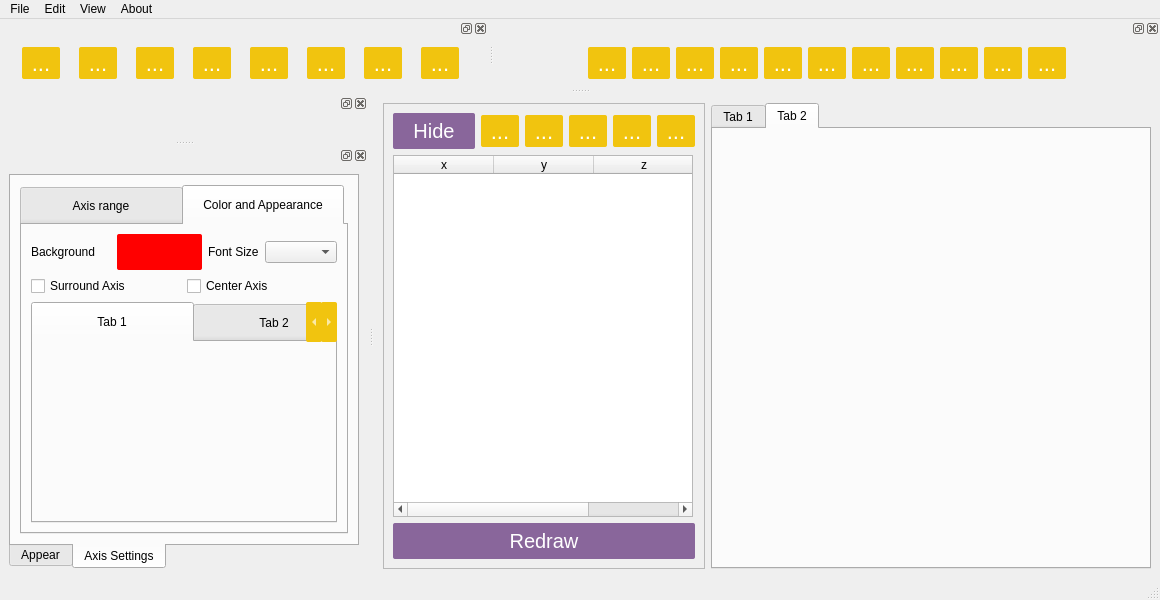
<?xml version="1.0" encoding="UTF-8"?>
<ui version="4.0">
 <class>MainWindow</class>
 <widget class="QMainWindow" name="MainWindow">
  <property name="geometry">
   <rect>
    <x>0</x>
    <y>0</y>
    <width>1160</width>
    <height>600</height>
   </rect>
  </property>
  <property name="windowTitle">
   <string>MainWindow</string>
  </property>
  <property name="styleSheet">
   <string notr="true">QMainWindow{
  text-align: center; 
}


QToolButton{
  position: relative;
  border: none;
  outline:none;
  cursor:pointer;
  cursor: hand;
  background: #F1C40F;
  color: white;
  padding: 2px 2px;
  border-radius: 2px;
  font-size: 22px;
  -webkit-box-shadow: 0 0 4px rgba(0,0,0, .75);
   -moz-box-shadow: 0 0 4px rgba(0,0,0, .75);
   box-shadow: 0 0 4px rgba(0,0,0, .75);
}
QToolButton:hover:!pressed{
  position: relative;
  border: none;
  outline:none;
  cursor:pointer;
  cursor: hand;
  background: #d8ae01;
  color: white;
  padding: 2px 2px;
  border-radius: 2px;
  font-size: 22px;
  -webkit-box-shadow: 0 0 4px rgba(0,0,0, .75);
   -moz-box-shadow: 0 0 4px rgba(0,0,0, .75);
   box-shadow: 0 0 4px rgba(0,0,0, .75);
}
QToolButton:pressed{
  position: relative;
  border: none;
  outline:none;
  cursor:pointer;
  cursor: hand;
  background: #fbd334;
  color: white;
  padding: 2px 2px;
  border-radius: 2px;
  font-size: 22px;
  -webkit-box-shadow: 0 0 4px rgba(0,0,0, .75);
   -moz-box-shadow: 0 0 4px rgba(0,0,0, .75);
   box-shadow: 0 0 4px rgba(0,0,0, .75);
}
QPushButton{
  position: relative;
  border: none;
  outline:none;
  cursor:pointer;
  cursor: hand;
  background: #89669b;
  color: white;
  padding: 6px 20px;
  border-radius: 2px;
  font-size: 20px;
  -webkit-box-shadow: 0 0 4px rgba(0,0,0, .75);
   -moz-box-shadow: 0 0 4px rgba(0,0,0, .75);
   box-shadow: 0 0 4px rgba(0,0,0, .75);
}
QPushButton:hover{
  position: relative;
  border: none;
  outline:none;
  cursor:pointer;
  cursor: hand;
  background: #745385;
  color: white;
  padding: 6px 20px;
  border-radius: 2px;
  font-size:20px;
  -webkit-box-shadow: 0 0 4px rgba(0,0,0, .75);
   -moz-box-shadow: 0 0 4px rgba(0,0,0, .75);
   box-shadow: 0 0 4px rgba(0,0,0, .75);
}
QPushButton:pressed{
  position: relative;
  border: none;
  outline:none;
  cursor:pointer;
  cursor: hand;
  background: #9d74b2;
  color: white;
  padding: 6px 20px;
  border-radius: 2px;
  font-size: 20px;
  -webkit-box-shadow: 0 0 4px rgba(0,0,0, .75);
   -moz-box-shadow: 0 0 4px rgba(0,0,0, .75);
   box-shadow: 0 0 4px rgba(0,0,0, .75);
}
</string>
  </property>
  <widget class="QWidget" name="centralwidget">
   <layout class="QHBoxLayout" name="horizontalLayout_3">
    <item>
     <widget class="QFrame" name="frame">
      <property name="frameShape">
       <enum>QFrame::StyledPanel</enum>
      </property>
      <property name="frameShadow">
       <enum>QFrame::Raised</enum>
      </property>
      <layout class="QVBoxLayout" name="verticalLayout_5">
       <item>
        <layout class="QHBoxLayout" name="horizontalLayout_5">
         <item>
          <widget class="QPushButton" name="pushButton_3">
           <property name="styleSheet">
            <string notr="true">.button {
  background: orange;
  outline: none;
  color: white;
  border: none;
  border-radius: 0.25em;
  padding: 0.75em 2em;
  line-height: 1;
  box-shadow: 0 0 0.25em rgba(0,0,0,0.5);
  text-shadow: 0 0 0.25em rgba(0,0,0,0.5);
  font-size: 1.5rem;
}
.button-white {
  background: white;
  color: orange;
}
.button-round {
  border-radius: 100%;
  padding: 0.75em;
  width: 3em;
  height: 3em;
}
.button-ripple {
  position: relative;
  overflow: hidden;
  transform: translate(0);
}
.button-ripple_content {
  position: relative;
  z-index: 1;
}
.button-ripple_ripples {
  position: absolute;
  top: 0;
  left: 0;
}
.button-ripple_ripple{
  display: block;
  position: absolute;
  border-radius: 100%;
  width: 1em;
  height: 1em;
  margin: -0.5em 0 0 -0.5em;
  transform: scale(0);

  top: 0;
  left: 0;

  animation: ripple-animation 2s;
}

@keyframes ripple-animation {
    from {
      transform: scale3d(1,1,1);
      opacity: 0.8;
    }
    to {
      transform: scale3d(100,100,1);
      opacity: 0;
    }
}

/* Make things perty */
html {  height: 100%;}
body { font-family: 'Source Sans Pro', Helvetica, Arial, sans-serif; background: url(http://www.jmchristensendesign.com/wp-content/themes/jmcdsn/images/intro_default-background.jpg); color: #fff; height: 100%; padding-top: 2em; text-align: center;}
h1, h2{ margin: 0; text-transform: uppercase;text-shadow: 0 0 0.5em black;}
h2 { font-weight: 300}
input { border: 1px solid #666; background: #333; color: #fff; padding: 0.5em; box-shadow: none; outline: none !important; margin: 1em  auto; text-align: center;}
a { color: orange; text-decoration: none; transition: color 250ms ease-in-out;}
a:hover { color: yellow;}
.container { display:block; margin: 2em 0;}</string>
           </property>
           <property name="text">
            <string>Hide</string>
           </property>
          </widget>
         </item>
         <item>
          <widget class="QToolButton" name="toolButton_7">
           <property name="text">
            <string>...</string>
           </property>
          </widget>
         </item>
         <item>
          <widget class="QToolButton" name="toolButton_9">
           <property name="text">
            <string>...</string>
           </property>
          </widget>
         </item>
         <item>
          <widget class="QToolButton" name="toolButton_8">
           <property name="text">
            <string>...</string>
           </property>
          </widget>
         </item>
         <item>
          <widget class="QToolButton" name="toolButton_6">
           <property name="text">
            <string>...</string>
           </property>
          </widget>
         </item>
         <item>
          <widget class="QToolButton" name="toolButton_5">
           <property name="text">
            <string>...</string>
           </property>
          </widget>
         </item>
        </layout>
       </item>
       <item>
        <widget class="QTableWidget" name="tableWidget">
         <property name="sizePolicy">
          <sizepolicy hsizetype="Fixed" vsizetype="Expanding">
           <horstretch>0</horstretch>
           <verstretch>0</verstretch>
          </sizepolicy>
         </property>
         <property name="minimumSize">
          <size>
           <width>300</width>
           <height>0</height>
          </size>
         </property>
         <property name="styleSheet">
          <string notr="true">.button {
  background: orange;
  outline: none;
  color: white;
  border: none;
  border-radius: 0.25em;
  padding: 0.75em 2em;
  line-height: 1;
  box-shadow: 0 0 0.25em rgba(0,0,0,0.5);
  text-shadow: 0 0 0.25em rgba(0,0,0,0.5);
  font-size: 1.5rem;
}
.button-white {
  background: white;
  color: orange;
}
.button-round {
  border-radius: 100%;
  padding: 0.75em;
  width: 3em;
  height: 3em;
}
.button-ripple {
  position: relative;
  overflow: hidden;
  transform: translate(0);
}
.button-ripple_content {
  position: relative;
  z-index: 1;
}
.button-ripple_ripples {
  position: absolute;
  top: 0;
  left: 0;
}
.button-ripple_ripple{
  display: block;
  position: absolute;
  border-radius: 100%;
  width: 1em;
  height: 1em;
  margin: -0.5em 0 0 -0.5em;
  transform: scale(0);

  top: 0;
  left: 0;

  animation: ripple-animation 2s;
}

@keyframes ripple-animation {
    from {
      transform: scale3d(1,1,1);
      opacity: 0.8;
    }
    to {
      transform: scale3d(100,100,1);
      opacity: 0;
    }
}

/* Make things perty */
html {  height: 100%;}
body { font-family: 'Source Sans Pro', Helvetica, Arial, sans-serif; background: url(http://www.jmchristensendesign.com/wp-content/themes/jmcdsn/images/intro_default-background.jpg); color: #fff; height: 100%; padding-top: 2em; text-align: center;}
h1, h2{ margin: 0; text-transform: uppercase;text-shadow: 0 0 0.5em black;}
h2 { font-weight: 300}
input { border: 1px solid #666; background: #333; color: #fff; padding: 0.5em; box-shadow: none; outline: none !important; margin: 1em  auto; text-align: center;}
a { color: orange; text-decoration: none; transition: color 250ms ease-in-out;}
a:hover { color: yellow;}
.container { display:block; margin: 2em 0;}</string>
         </property>
         <column>
          <property name="text">
           <string>x</string>
          </property>
         </column>
         <column>
          <property name="text">
           <string>y</string>
          </property>
         </column>
         <column>
          <property name="text">
           <string>z</string>
          </property>
         </column>
        </widget>
       </item>
       <item>
        <widget class="QPushButton" name="pushButton_21">
         <property name="text">
          <string>Redraw</string>
         </property>
        </widget>
       </item>
      </layout>
     </widget>
    </item>
    <item>
     <layout class="QVBoxLayout" name="verticalLayout_6">
      <item>
       <widget class="QTabWidget" name="tabWidget">
        <property name="currentIndex">
         <number>1</number>
        </property>
        <widget class="QWidget" name="tab">
         <attribute name="title">
          <string>Tab 1</string>
         </attribute>
        </widget>
        <widget class="QWidget" name="tab_2">
         <attribute name="title">
          <string>Tab 2</string>
         </attribute>
        </widget>
       </widget>
      </item>
     </layout>
    </item>
   </layout>
  </widget>
  <widget class="QMenuBar" name="menubar">
   <property name="geometry">
    <rect>
     <x>0</x>
     <y>0</y>
     <width>1160</width>
     <height>25</height>
    </rect>
   </property>
   <widget class="QMenu" name="menuFile">
    <property name="title">
     <string>File</string>
    </property>
    <addaction name="actionNew_Project"/>
    <addaction name="actionSave"/>
    <addaction name="actionSave_As"/>
   </widget>
   <widget class="QMenu" name="menuEdit">
    <property name="title">
     <string>Edit</string>
    </property>
   </widget>
   <widget class="QMenu" name="menuView">
    <property name="title">
     <string>View</string>
    </property>
   </widget>
   <widget class="QMenu" name="menuAbout">
    <property name="title">
     <string>About</string>
    </property>
   </widget>
   <addaction name="menuFile"/>
   <addaction name="menuEdit"/>
   <addaction name="menuView"/>
   <addaction name="menuAbout"/>
  </widget>
  <widget class="QStatusBar" name="statusbar"/>
  <widget class="QDockWidget" name="dockWidget">
   <attribute name="dockWidgetArea">
    <number>1</number>
   </attribute>
   <widget class="QWidget" name="dockWidgetContents">
    <layout class="QHBoxLayout" name="horizontalLayout_2">
     <item>
      <layout class="QVBoxLayout" name="verticalLayout"/>
     </item>
    </layout>
   </widget>
  </widget>
  <widget class="QDockWidget" name="dockWidget_2">
   <attribute name="dockWidgetArea">
    <number>1</number>
   </attribute>
   <widget class="QWidget" name="dockWidgetContents_2">
    <layout class="QVBoxLayout" name="verticalLayout_4">
     <item>
      <layout class="QVBoxLayout" name="verticalLayout_2">
       <item>
        <widget class="QTabWidget" name="tabWidget_2">
         <property name="sizePolicy">
          <sizepolicy hsizetype="Ignored" vsizetype="Expanding">
           <horstretch>0</horstretch>
           <verstretch>0</verstretch>
          </sizepolicy>
         </property>
         <property name="minimumSize">
          <size>
           <width>350</width>
           <height>0</height>
          </size>
         </property>
         <property name="maximumSize">
          <size>
           <width>16777215</width>
           <height>16777215</height>
          </size>
         </property>
         <property name="autoFillBackground">
          <bool>false</bool>
         </property>
         <property name="tabPosition">
          <enum>QTabWidget::South</enum>
         </property>
         <property name="tabShape">
          <enum>QTabWidget::Rounded</enum>
         </property>
         <property name="currentIndex">
          <number>1</number>
         </property>
         <property name="iconSize">
          <size>
           <width>16</width>
           <height>25</height>
          </size>
         </property>
         <property name="elideMode">
          <enum>Qt::ElideNone</enum>
         </property>
         <property name="tabsClosable">
          <bool>false</bool>
         </property>
         <property name="movable">
          <bool>true</bool>
         </property>
         <widget class="QWidget" name="tab_3">
          <attribute name="title">
           <string>Appear</string>
          </attribute>
          <layout class="QVBoxLayout" name="verticalLayout_8">
           <item>
            <widget class="QGroupBox" name="groupBox_2">
             <property name="sizePolicy">
              <sizepolicy hsizetype="Preferred" vsizetype="Fixed">
               <horstretch>0</horstretch>
               <verstretch>0</verstretch>
              </sizepolicy>
             </property>
             <property name="minimumSize">
              <size>
               <width>0</width>
               <height>50</height>
              </size>
             </property>
             <property name="title">
              <string>Graph</string>
             </property>
             <layout class="QHBoxLayout" name="horizontalLayout_12">
              <item>
               <layout class="QHBoxLayout" name="horizontalLayout_7">
                <item>
                 <widget class="QComboBox" name="comboBox"/>
                </item>
                <item>
                 <widget class="QComboBox" name="comboBox_3"/>
                </item>
                <item>
                 <widget class="QComboBox" name="comboBox_2"/>
                </item>
               </layout>
              </item>
             </layout>
            </widget>
           </item>
           <item>
            <widget class="QGroupBox" name="groupBox">
             <property name="title">
              <string>Appearance</string>
             </property>
             <layout class="QVBoxLayout" name="verticalLayout_7">
              <item>
               <layout class="QHBoxLayout" name="horizontalLayout_8">
                <item>
                 <widget class="QLabel" name="label">
                  <property name="text">
                   <string>Resolution</string>
                  </property>
                 </widget>
                </item>
                <item>
                 <widget class="QSlider" name="horizontalSlider">
                  <property name="orientation">
                   <enum>Qt::Horizontal</enum>
                  </property>
                  <property name="invertedAppearance">
                   <bool>false</bool>
                  </property>
                  <property name="invertedControls">
                   <bool>false</bool>
                  </property>
                  <property name="tickPosition">
                   <enum>QSlider::NoTicks</enum>
                  </property>
                 </widget>
                </item>
               </layout>
              </item>
              <item>
               <layout class="QHBoxLayout" name="horizontalLayout_9">
                <property name="sizeConstraint">
                 <enum>QLayout::SetNoConstraint</enum>
                </property>
                <item>
                 <widget class="QLabel" name="label_2">
                  <property name="text">
                   <string>Color:</string>
                  </property>
                 </widget>
                </item>
                <item>
                 <widget class="QPushButton" name="pushButton_2">
                  <property name="sizePolicy">
                   <sizepolicy hsizetype="Ignored" vsizetype="Fixed">
                    <horstretch>0</horstretch>
                    <verstretch>0</verstretch>
                   </sizepolicy>
                  </property>
                  <property name="styleSheet">
                   <string notr="true">QPushButton{
background  : rgb(255, 0, 0);
}</string>
                  </property>
                  <property name="text">
                   <string/>
                  </property>
                 </widget>
                </item>
                <item>
                 <widget class="QLabel" name="label_4">
                  <property name="text">
                   <string>Along</string>
                  </property>
                 </widget>
                </item>
                <item>
                 <widget class="QRadioButton" name="radioButton">
                  <property name="text">
                   <string>X</string>
                  </property>
                 </widget>
                </item>
                <item>
                 <widget class="QRadioButton" name="radioButton_3">
                  <property name="text">
                   <string>Z</string>
                  </property>
                 </widget>
                </item>
                <item>
                 <widget class="QRadioButton" name="radioButton_2">
                  <property name="text">
                   <string>Y</string>
                  </property>
                 </widget>
                </item>
               </layout>
              </item>
              <item>
               <layout class="QHBoxLayout" name="horizontalLayout_10">
                <item>
                 <widget class="QLabel" name="label_5">
                  <property name="text">
                   <string>Draw</string>
                  </property>
                 </widget>
                </item>
                <item>
                 <widget class="QComboBox" name="comboBox_4"/>
                </item>
                <item>
                 <widget class="QLabel" name="label_6">
                  <property name="text">
                   <string>Thickness</string>
                  </property>
                 </widget>
                </item>
                <item>
                 <widget class="QSlider" name="horizontalSlider_2">
                  <property name="orientation">
                   <enum>Qt::Horizontal</enum>
                  </property>
                 </widget>
                </item>
               </layout>
              </item>
              <item>
               <layout class="QHBoxLayout" name="horizontalLayout_11">
                <item>
                 <widget class="QLabel" name="label_7">
                  <property name="text">
                   <string>Transparency</string>
                  </property>
                 </widget>
                </item>
                <item>
                 <widget class="QSlider" name="horizontalSlider_3">
                  <property name="orientation">
                   <enum>Qt::Horizontal</enum>
                  </property>
                 </widget>
                </item>
               </layout>
              </item>
             </layout>
            </widget>
           </item>
          </layout>
         </widget>
         <widget class="QWidget" name="tab_4">
          <attribute name="title">
           <string>Axis Settings</string>
          </attribute>
          <layout class="QHBoxLayout" name="horizontalLayout_13">
           <item>
            <widget class="QTabWidget" name="tabWidget_3">
             <property name="cursor">
              <cursorShape>ArrowCursor</cursorShape>
             </property>
             <property name="styleSheet">
              <string notr="true">QTabBar::tab{
height : 40px;
width : 162px;
}</string>
             </property>
             <property name="currentIndex">
              <number>1</number>
             </property>
             <property name="movable">
              <bool>true</bool>
             </property>
             <widget class="QWidget" name="tab_5">
              <attribute name="title">
               <string>Axis range</string>
              </attribute>
              <layout class="QVBoxLayout" name="verticalLayout_10">
               <item>
                <layout class="QVBoxLayout" name="verticalLayout_9">
                 <item>
                  <widget class="QGroupBox" name="groupBox_3">
                   <property name="sizePolicy">
                    <sizepolicy hsizetype="Preferred" vsizetype="Preferred">
                     <horstretch>0</horstretch>
                     <verstretch>0</verstretch>
                    </sizepolicy>
                   </property>
                   <property name="minimumSize">
                    <size>
                     <width>0</width>
                     <height>50</height>
                    </size>
                   </property>
                   <property name="title">
                    <string>Axis Length</string>
                   </property>
                   <property name="flat">
                    <bool>true</bool>
                   </property>
                   <layout class="QVBoxLayout" name="verticalLayout_13">
                    <item>
                     <layout class="QHBoxLayout" name="horizontalLayout_14">
                      <item>
                       <widget class="QLabel" name="label_8">
                        <property name="text">
                         <string>X</string>
                        </property>
                       </widget>
                      </item>
                      <item>
                       <widget class="QSpinBox" name="spinBox"/>
                      </item>
                      <item>
                       <widget class="QLabel" name="label_9">
                        <property name="text">
                         <string>Y</string>
                        </property>
                       </widget>
                      </item>
                      <item>
                       <widget class="QSpinBox" name="spinBox_2"/>
                      </item>
                      <item>
                       <widget class="QLabel" name="label_10">
                        <property name="text">
                         <string>Z</string>
                        </property>
                       </widget>
                      </item>
                      <item>
                       <widget class="QSpinBox" name="spinBox_3"/>
                      </item>
                     </layout>
                    </item>
                   </layout>
                  </widget>
                 </item>
                 <item>
                  <widget class="QGroupBox" name="groupBox_4">
                   <property name="title">
                    <string>Labels</string>
                   </property>
                   <layout class="QVBoxLayout" name="verticalLayout_11">
                    <item>
                     <layout class="QHBoxLayout" name="horizontalLayout_15">
                      <item>
                       <widget class="QLabel" name="label_14">
                        <property name="text">
                         <string>X</string>
                        </property>
                       </widget>
                      </item>
                      <item>
                       <widget class="QLineEdit" name="lineEdit_3">
                        <property name="sizePolicy">
                         <sizepolicy hsizetype="Preferred" vsizetype="Fixed">
                          <horstretch>0</horstretch>
                          <verstretch>0</verstretch>
                         </sizepolicy>
                        </property>
                        <property name="frame">
                         <bool>true</bool>
                        </property>
                        <property name="cursorPosition">
                         <number>0</number>
                        </property>
                       </widget>
                      </item>
                      <item>
                       <widget class="QLabel" name="label_13">
                        <property name="text">
                         <string>Y</string>
                        </property>
                       </widget>
                      </item>
                      <item>
                       <widget class="QLineEdit" name="lineEdit"/>
                      </item>
                      <item>
                       <widget class="QLabel" name="label_11">
                        <property name="text">
                         <string>Z</string>
                        </property>
                       </widget>
                      </item>
                      <item>
                       <widget class="QLineEdit" name="lineEdit_2"/>
                      </item>
                     </layout>
                    </item>
                   </layout>
                  </widget>
                 </item>
                 <item>
                  <widget class="QGroupBox" name="groupBox_5">
                   <property name="title">
                    <string>Scale</string>
                   </property>
                   <layout class="QVBoxLayout" name="verticalLayout_12">
                    <item>
                     <layout class="QHBoxLayout" name="horizontalLayout_16">
                      <item>
                       <widget class="QLabel" name="label_12">
                        <property name="text">
                         <string>X</string>
                        </property>
                       </widget>
                      </item>
                      <item>
                       <widget class="QSpinBox" name="spinBox_4"/>
                      </item>
                      <item>
                       <widget class="QLabel" name="label_15">
                        <property name="text">
                         <string>Y</string>
                        </property>
                       </widget>
                      </item>
                      <item>
                       <widget class="QSpinBox" name="spinBox_5"/>
                      </item>
                      <item>
                       <widget class="QLabel" name="label_16">
                        <property name="text">
                         <string>Z</string>
                        </property>
                       </widget>
                      </item>
                      <item>
                       <widget class="QSpinBox" name="spinBox_6"/>
                      </item>
                     </layout>
                    </item>
                   </layout>
                  </widget>
                 </item>
                </layout>
               </item>
              </layout>
             </widget>
             <widget class="QWidget" name="tab_6">
              <attribute name="title">
               <string>Color and Appearance</string>
              </attribute>
              <layout class="QVBoxLayout" name="verticalLayout_14">
               <item>
                <layout class="QHBoxLayout" name="horizontalLayout_17">
                 <item>
                  <widget class="QLabel" name="label_17">
                   <property name="sizePolicy">
                    <sizepolicy hsizetype="Expanding" vsizetype="Preferred">
                     <horstretch>0</horstretch>
                     <verstretch>0</verstretch>
                    </sizepolicy>
                   </property>
                   <property name="minimumSize">
                    <size>
                     <width>80</width>
                     <height>0</height>
                    </size>
                   </property>
                   <property name="text">
                    <string>Background</string>
                   </property>
                   <property name="wordWrap">
                    <bool>true</bool>
                   </property>
                  </widget>
                 </item>
                 <item>
                  <widget class="QPushButton" name="pushButton">
                   <property name="sizePolicy">
                    <sizepolicy hsizetype="Minimum" vsizetype="Fixed">
                     <horstretch>0</horstretch>
                     <verstretch>0</verstretch>
                    </sizepolicy>
                   </property>
                   <property name="minimumSize">
                    <size>
                     <width>35</width>
                     <height>35</height>
                    </size>
                   </property>
                   <property name="styleSheet">
                    <string notr="true">QPushButton{
background : rgb(255, 0, 0);
}</string>
                   </property>
                   <property name="text">
                    <string/>
                   </property>
                  </widget>
                 </item>
                 <item>
                  <widget class="QLabel" name="label_3">
                   <property name="sizePolicy">
                    <sizepolicy hsizetype="Expanding" vsizetype="Preferred">
                     <horstretch>0</horstretch>
                     <verstretch>0</verstretch>
                    </sizepolicy>
                   </property>
                   <property name="text">
                    <string>Font Size</string>
                   </property>
                  </widget>
                 </item>
                 <item>
                  <widget class="QComboBox" name="comboBox_5">
                   <property name="sizePolicy">
                    <sizepolicy hsizetype="Expanding" vsizetype="Fixed">
                     <horstretch>0</horstretch>
                     <verstretch>0</verstretch>
                    </sizepolicy>
                   </property>
                  </widget>
                 </item>
                </layout>
               </item>
               <item>
                <layout class="QHBoxLayout" name="horizontalLayout_18">
                 <item>
                  <widget class="QCheckBox" name="checkBox">
                   <property name="text">
                    <string>Surround Axis</string>
                   </property>
                  </widget>
                 </item>
                 <item>
                  <widget class="QCheckBox" name="checkBox_2">
                   <property name="text">
                    <string>Center Axis</string>
                   </property>
                  </widget>
                 </item>
                </layout>
               </item>
               <item>
                <widget class="QTabWidget" name="tabWidget_4">
                 <widget class="QWidget" name="tab_7">
                  <attribute name="title">
                   <string>Tab 1</string>
                  </attribute>
                 </widget>
                 <widget class="QWidget" name="tab_8">
                  <attribute name="title">
                   <string>Tab 2</string>
                  </attribute>
                 </widget>
                </widget>
               </item>
              </layout>
             </widget>
            </widget>
           </item>
          </layout>
         </widget>
        </widget>
       </item>
      </layout>
     </item>
    </layout>
   </widget>
  </widget>
  <widget class="QDockWidget" name="dockWidget_3">
   <attribute name="dockWidgetArea">
    <number>4</number>
   </attribute>
   <widget class="QWidget" name="dockWidgetContents_3">
    <layout class="QVBoxLayout" name="verticalLayout_3">
     <item>
      <layout class="QHBoxLayout" name="horizontalLayout">
       <item>
        <widget class="QToolButton" name="toolButton_17">
         <property name="text">
          <string>...</string>
         </property>
        </widget>
       </item>
       <item>
        <widget class="QToolButton" name="toolButton_10">
         <property name="text">
          <string>...</string>
         </property>
        </widget>
       </item>
       <item>
        <widget class="QToolButton" name="toolButton_20">
         <property name="text">
          <string>...</string>
         </property>
        </widget>
       </item>
       <item>
        <widget class="QToolButton" name="toolButton_18">
         <property name="text">
          <string>...</string>
         </property>
        </widget>
       </item>
       <item>
        <widget class="QToolButton" name="toolButton_4">
         <property name="text">
          <string>...</string>
         </property>
        </widget>
       </item>
       <item>
        <widget class="QToolButton" name="toolButton_3">
         <property name="text">
          <string>...</string>
         </property>
        </widget>
       </item>
       <item>
        <widget class="QToolButton" name="toolButton_2">
         <property name="text">
          <string>...</string>
         </property>
        </widget>
       </item>
       <item>
        <widget class="QToolButton" name="toolButton">
         <property name="text">
          <string>...</string>
         </property>
        </widget>
       </item>
      </layout>
     </item>
    </layout>
   </widget>
  </widget>
  <widget class="QDockWidget" name="dockWidget_4">
   <attribute name="dockWidgetArea">
    <number>4</number>
   </attribute>
   <widget class="QWidget" name="dockWidgetContents_4">
    <layout class="QHBoxLayout" name="horizontalLayout_6">
     <item>
      <layout class="QHBoxLayout" name="horizontalLayout_4">
       <item>
        <widget class="QToolButton" name="toolButton_19">
         <property name="text">
          <string>...</string>
         </property>
        </widget>
       </item>
       <item>
        <widget class="QToolButton" name="toolButton_23">
         <property name="text">
          <string>...</string>
         </property>
        </widget>
       </item>
       <item>
        <widget class="QToolButton" name="toolButton_24">
         <property name="text">
          <string>...</string>
         </property>
        </widget>
       </item>
       <item>
        <widget class="QToolButton" name="toolButton_22">
         <property name="text">
          <string>...</string>
         </property>
        </widget>
       </item>
       <item>
        <widget class="QToolButton" name="toolButton_21">
         <property name="text">
          <string>...</string>
         </property>
        </widget>
       </item>
       <item>
        <widget class="QToolButton" name="toolButton_16">
         <property name="text">
          <string>...</string>
         </property>
        </widget>
       </item>
       <item>
        <widget class="QToolButton" name="toolButton_15">
         <property name="text">
          <string>...</string>
         </property>
        </widget>
       </item>
       <item>
        <widget class="QToolButton" name="toolButton_14">
         <property name="text">
          <string>...</string>
         </property>
        </widget>
       </item>
       <item>
        <widget class="QToolButton" name="toolButton_13">
         <property name="text">
          <string>...</string>
         </property>
        </widget>
       </item>
       <item>
        <widget class="QToolButton" name="toolButton_12">
         <property name="text">
          <string>...</string>
         </property>
        </widget>
       </item>
       <item>
        <widget class="QToolButton" name="toolButton_11">
         <property name="text">
          <string>...</string>
         </property>
        </widget>
       </item>
      </layout>
     </item>
    </layout>
   </widget>
  </widget>
  <action name="actionNew_Project">
   <property name="text">
    <string>New Project</string>
   </property>
  </action>
  <action name="actionSave">
   <property name="text">
    <string>Save</string>
   </property>
  </action>
  <action name="actionSave_As">
   <property name="text">
    <string>Save As</string>
   </property>
  </action>
 </widget>
 <resources/>
 <connections/>
</ui>
